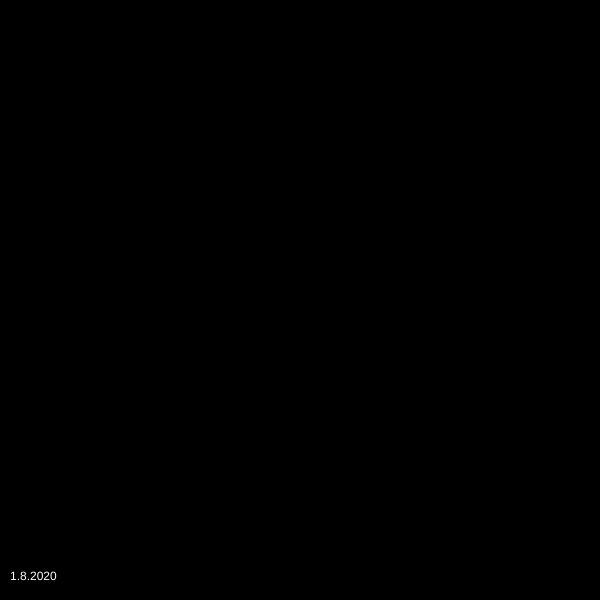
Frame 1 (no input)
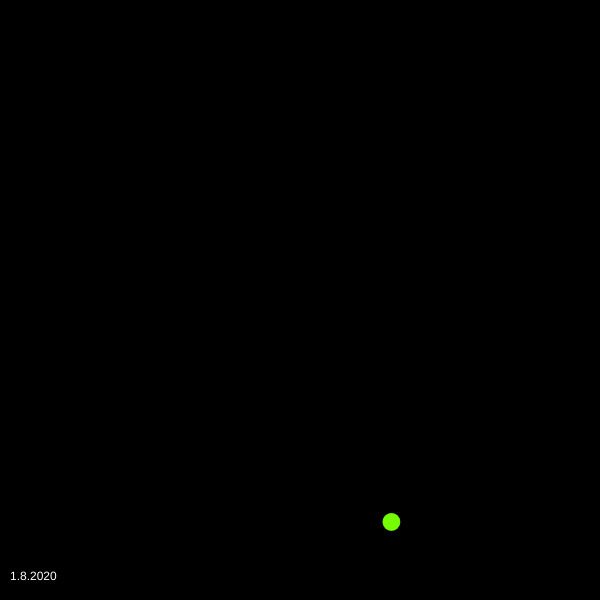
Frame 60 (no input)
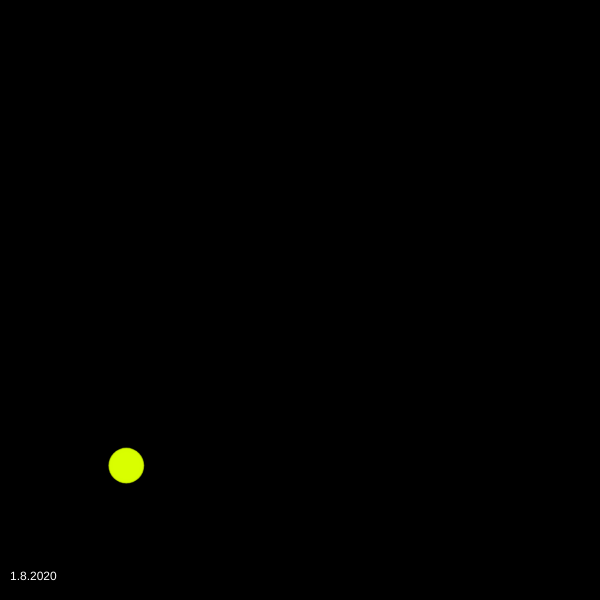
Frame 120 (the mouse pressed at the canvas centre since frame 60)

The p5.js sketch that drew these frames (run headless with seeded random() and noise() and a simulated clock; from frame 60 on, the mouse is pressed at the canvas centre):

// p5.js sketch
// ── sketch.js
//Based off the particle system example on p5.js
let system;
let r;
// Angle and angular velocity, accleration
let  theta = 0;
let  theta_vel = 0.02;
let x = 0;
let y = 0;

function setup() {
  createCanvas(600, 600);
  // Initialize all values
  r = height * 0.4;
  system = new ParticleSystem(createVector(x, y), 200, -1);
  colorMode(HSB);

}

function draw() {
  // Convert polar to cartesian
  background(0);
  system.addParticle();
  system.run();
  fill(255);
  text("1.8.2020", 10, height - 20);
  theta += theta_vel;
}

// A simple Particle class
let Particle = function(position, hue, direction) {
  this.position = position.copy();
  this.lifespan = random(100, 400);
  this.size = 0;
  this.color = color(hue, random(100, 200), random(100, 300), 0.2);
};

Particle.prototype.run = function() {
  this.update();
  this.display();
};

// Method to update position
Particle.prototype.update = function(){
  this.position = createVector(r * cos(theta) + width/2, r * sin(theta) + height/2);
  this.lifespan -= 2;
  this.size += 0.3;
};

// Method to display
Particle.prototype.display = function() {
  noStroke();
  fill(sin(theta)*100, 100, 100, 0.5);
  ellipse(this.position.x, this.position.y, this.size, this.size);
};

// Is the particle still useful?
Particle.prototype.isDead = function(){
  return this.lifespan < 0;
};

let ParticleSystem = function(position, hue, direction) {
  this.origin = position.copy();
  this.hue = hue;
  this.direction = direction;
  this.particles = [];
};

ParticleSystem.prototype.addParticle = function() {
  this.particles.push(new Particle(this.origin, this.hue, this.direction));
};

ParticleSystem.prototype.run = function() {
  for (let i = this.particles.length-1; i >= 0; i--) {
    let p = this.particles[i];
    p.run();
    if (p.isDead()) {
      this.particles.splice(i, 1); //gets rid of dead particles 
    }
  }
};
